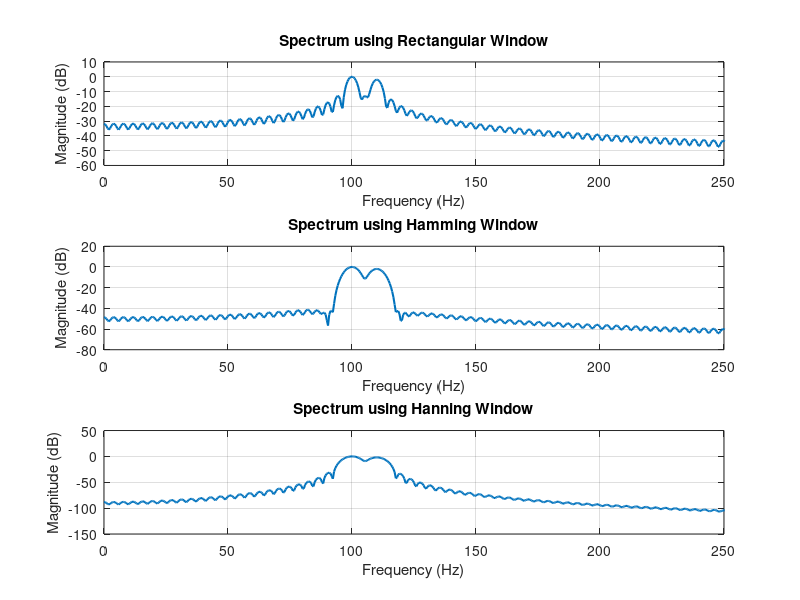
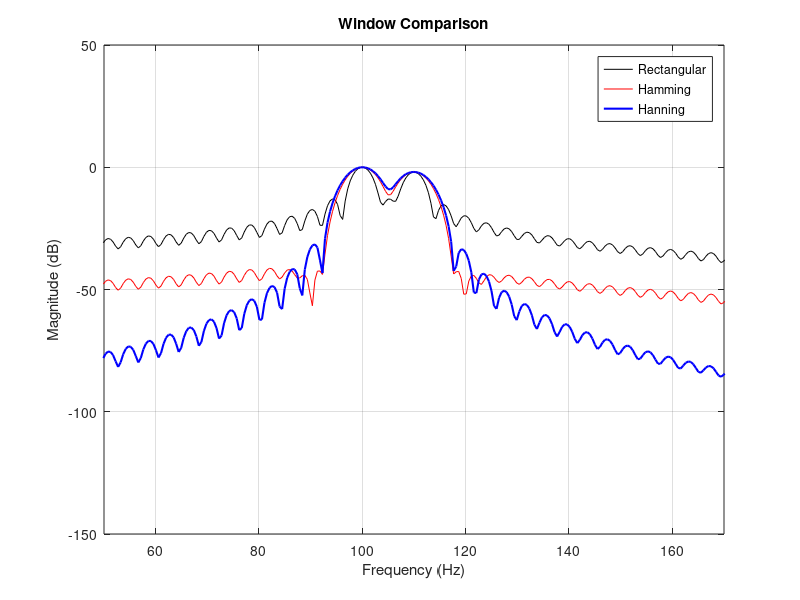
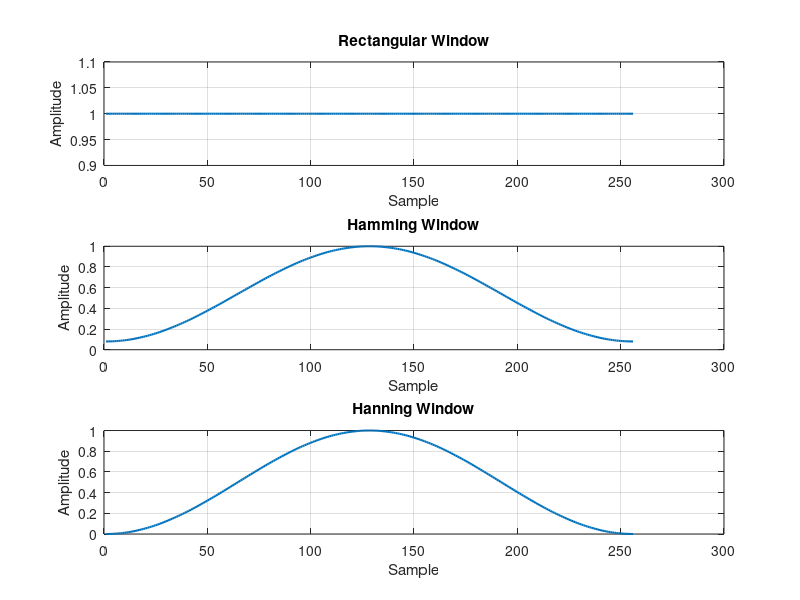

The MATLAB script that drew these images, in order: (Note: this script raises an error after producing the figures.)
clc;
clear;
close all;

%% Signal
fs = 1000;
N = 256;
t = (0:N-1)/fs;

x = sin(2*pi*100*t) + 0.8*sin(2*pi*110*t);

%% FFT Parameters
NFFT = 2048;

f = (0:NFFT/2-1) * (fs/NFFT);

%% Windows
w = {
    rectwin(N), ...
    hamming(N), ...
    hann(N)
};

names = {
    'Rectangular', ...
    'Hamming', ...
    'Hanning'
};

%% Processing
for i = 1:3

    % Apply window
    xw = x(:) .* w{i};

    % FFT
    X = fft(xw, NFFT);

    % Magnitude spectrum
    P{i} = abs(X(1:NFFT/2));

    % Normalize
    P{i} = P{i} / max(P{i});

end

%% Individual Spectrums
figure;

for i = 1:3

    subplot(3,1,i);

    plot(f, 20*log10(P{i} + eps), 'LineWidth', 1.5);

    title(['Spectrum using ' names{i} ' Window']);
    xlabel('Frequency (Hz)');
    ylabel('Magnitude (dB)');

    xlim([0 250]);
    grid on;

end

%% Comparison
figure;

plot(f, 20*log10(P{1} + eps), 'k', ...
     f, 20*log10(P{2} + eps), 'r', ...
     f, 20*log10(P{3} + eps), 'b', ...
     'LineWidth', 1.5);

legend(names, 'Location', 'best');
title('Window Comparison');

xlabel('Frequency (Hz)');
ylabel('Magnitude (dB)');

xlim([50 170]);
grid on;

%% Window Shapes
figure;

for i = 1:3

    subplot(3,1,i);

    plot(w{i}, 'LineWidth', 1.5);

    title([names{i} ' Window']);
    xlabel('Sample');
    ylabel('Amplitude');

    grid on;

end

%% Peak Detection
for i = 1:3

    [pks{i}, loc{i}] = findpeaks( ...
        P{i}, f, ...
        'MinPeakHeight', 0.3);

    fprintf('\n%s Window Frequencies:\n', names{i});

    disp(loc{i});

end

%% Peak Marking - Hamming Window
figure;

plot(f, 20*log10(P{2} + eps), 'LineWidth', 1.5);

hold on;

plot(loc{2}, ...
     20*log10(pks{2} + eps), ...
     'ro', ...
     'MarkerFaceColor', 'r');

title('Detected Frequencies (Hamming Window)');

xlabel('Frequency (Hz)');
ylabel('Magnitude (dB)');

xlim([50 170]);
grid on;

legend('Spectrum', 'Detected Peaks');

%% Main Spectral Peaks
fprintf('\nMain Spectral Peaks:\n');

for i = 1:3

    [~, idx] = max(P{i});

    fprintf('%s Window Peak = %.2f Hz\n', ...
            names{i}, f(idx));

end
